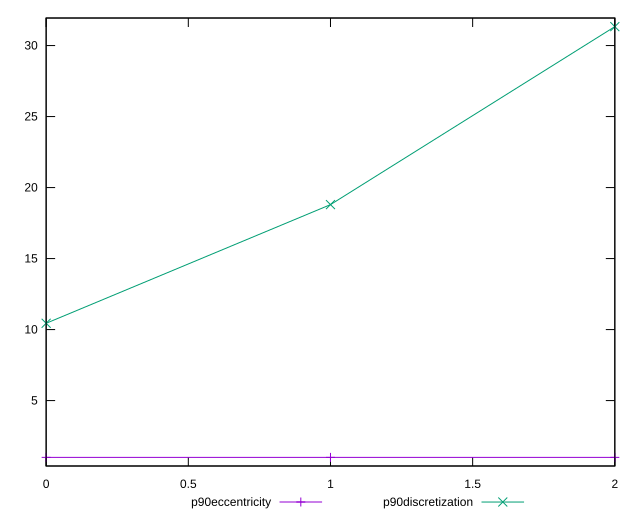

Write the gnuplot code that produced this figure.
reset

$p90Eccentricity <<EOF
0 1.0000000000000002
1 1.0000000000000013
2 1.0000000000000004
EOF

$p90Discretization <<EOF
0 10.444444444444445
1 18.8
2 31.333333333333332
EOF

set key outside below
set xrange [0:2]
set yrange [0.39333333333333353:31.939999999999998]
set trange [0.39333333333333353:31.939999999999998]
set terminal svg size 640, 520 enhanced background rgb 'white'
set output "reports/report_00032_2021-02-25T10-28-15.087Z/meta/score/progression/eccentricity.svg"

plot $p90Eccentricity title "p90eccentricity" with linespoints, \
     $p90Discretization title "p90discretization" with linespoints

reset
